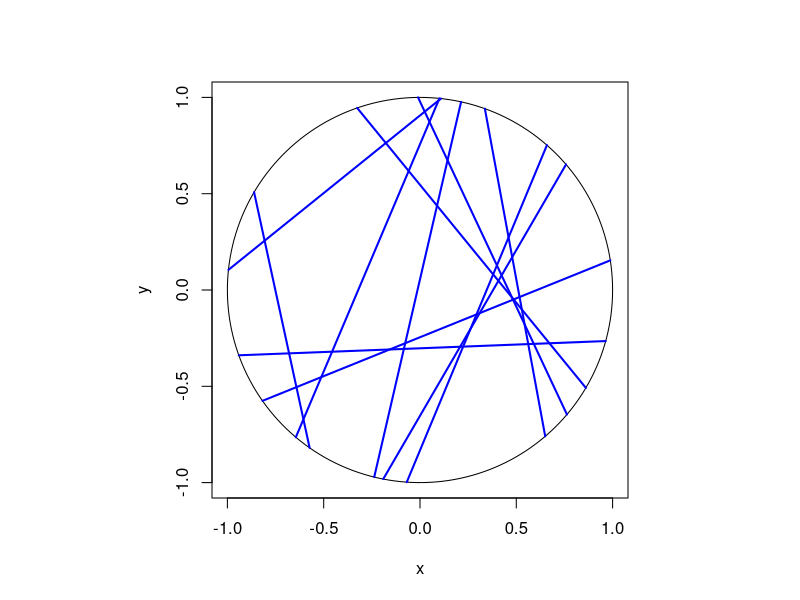

The R script that drew this image:
# Simulate a uniform Poisson line process on a disk. 
# Author: H. Paul Keeler, 2019.

###START Parameters START###
#Poisson line process parameters
lambda=4; #intensity (ie mean density) of the Poisson line process

#Simulation disk dimensions
xx0=0; yy0=0; #center of disk
r=1; #disk radius
massLine=2*pi*r*lambda; #total measure/mass of the line process
###END Parameters END###

###START Simulate a Poisson line process on a disk START###
#Simulate Poisson point process
numbLines=rpois(1,massLine);#Poisson number of points

theta=2*pi*runif(numbLines); #choose angular component uniformly
p=r*runif(numbLines); #choose radial component uniformly
q=sqrt(r^2-p^2); #distance to circle edge (alonge line)

#calculate trig values
sin_theta=sin(theta);
cos_theta=cos(theta);

#calculate segment endpoints of Poisson line process
xx1=xx0+p*cos_theta+q*sin_theta;
yy1=yy0+p*sin_theta-q*cos_theta;
xx2=xx0+p*cos_theta-q*sin_theta;
yy2=yy0+p*sin_theta+q*cos_theta;
###END Simulate a Poisson line process on a disk END###

### START Plotting ###START
#draw circle
t=seq(0,2*pi,len=200);
xp=xx0+r*cos(t); yp=yy0+r*sin(t);
par(pty="s"); #use square plotting region
plot(xp,yp,xlab='x',ylab='y',type="l", col='black');
#plot segments of Poisson line process
segments(xx1,yy1,xx2,yy2,col='blue',lwd=2);
###END Plotting END###
